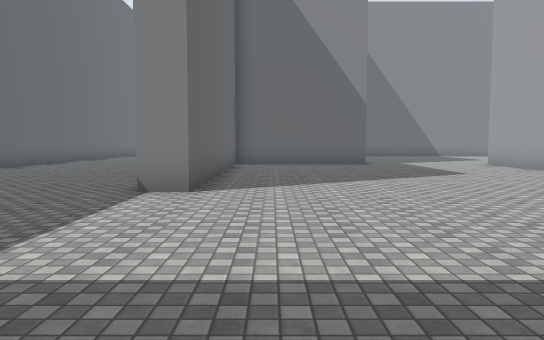
[1] (above)

24 first-person views from a walk through a 3-D level made in the Unity game engine. The camera is 1.4 m above the floor, tilts 4° down and sees 70° across. The floor is counted in squares, 1.8 m on a side. Each view is taken from the middle of a square. On the plan, view 1 faces up. The plan holds only what a view shows up to about 12 squares ahead; the rest is blank. The place goes on beyond the plan. The player is left out. Some surface patterns are stand-ins.

[2]
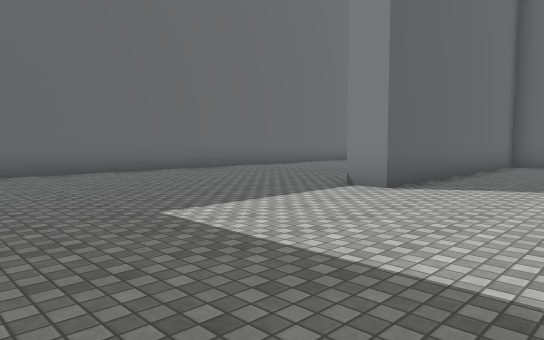

[3]
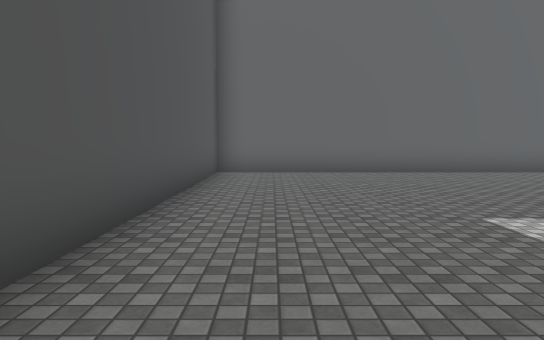

[4]
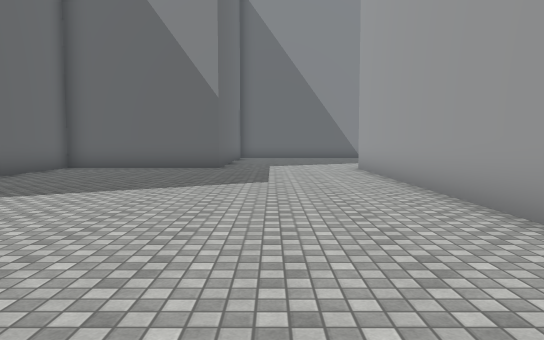

[5]
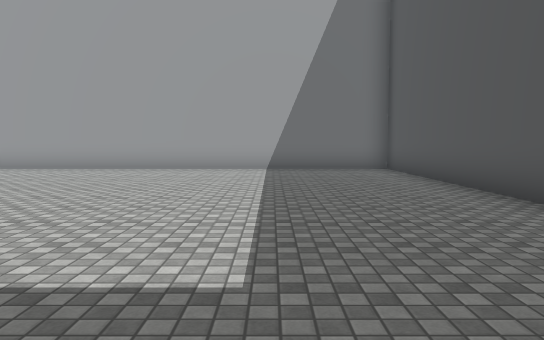

[6]
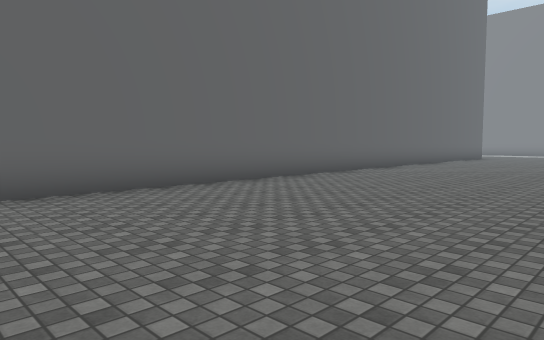

[7]
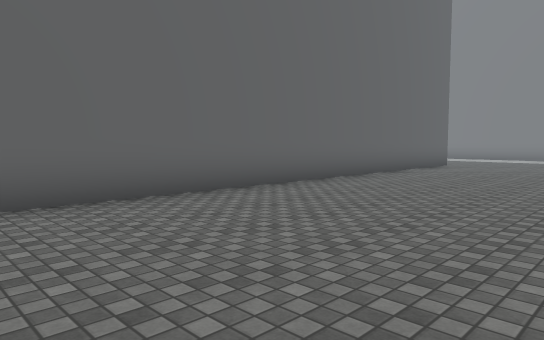

[8]
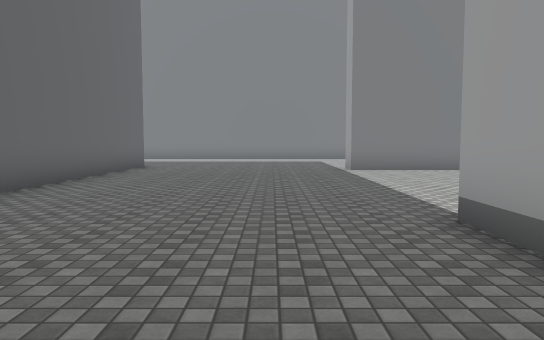

[9]
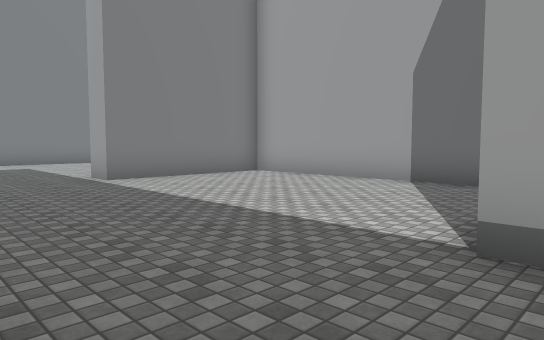

[10]
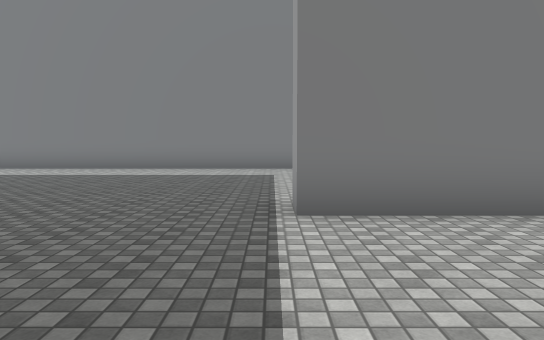

[11]
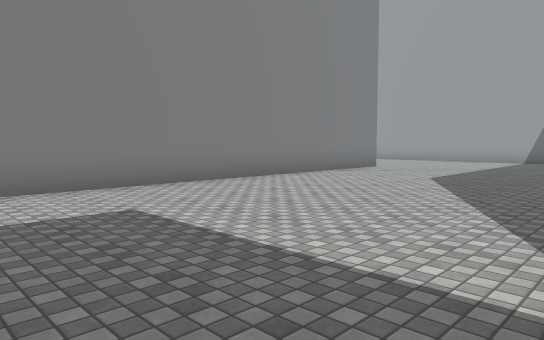

[12]
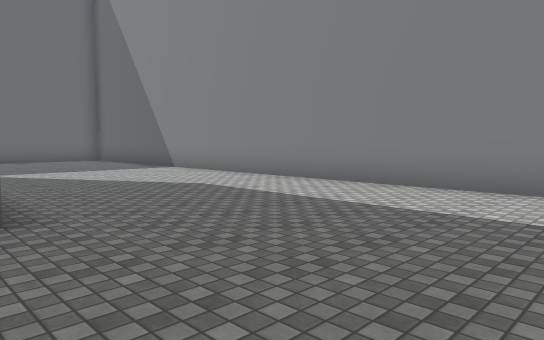

[13]
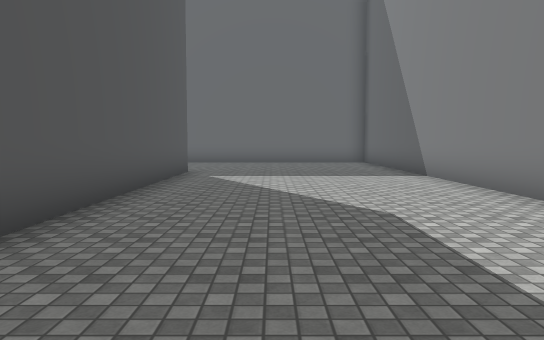

[14]
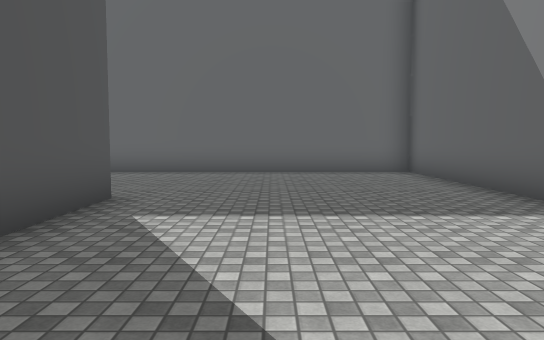

[15]
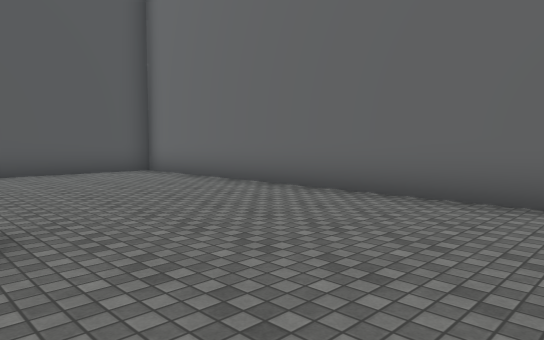

[16]
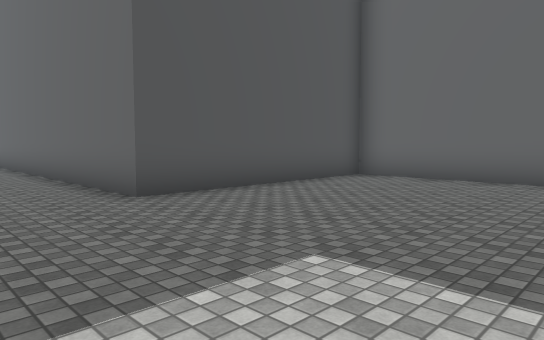

[17]
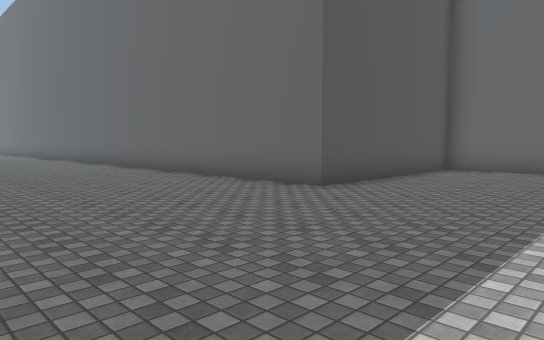

[18]
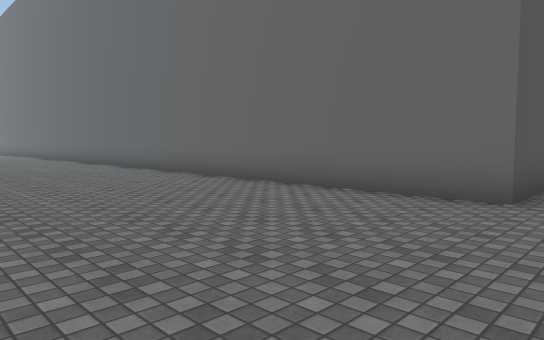

[19]
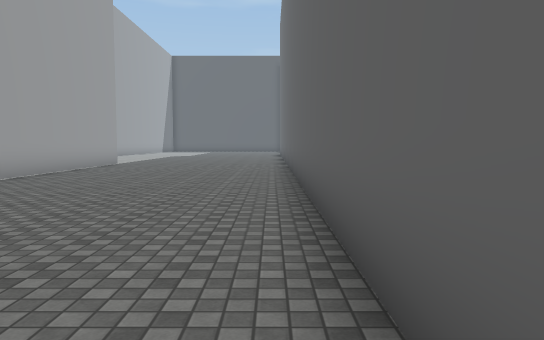

[20]
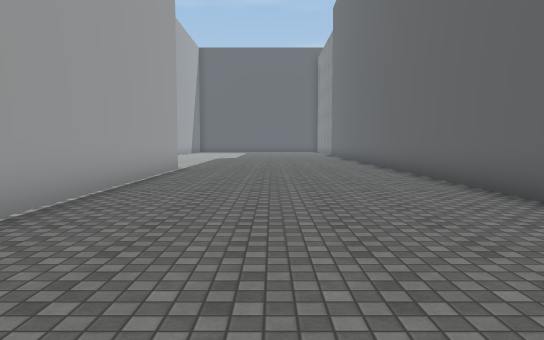

[21]
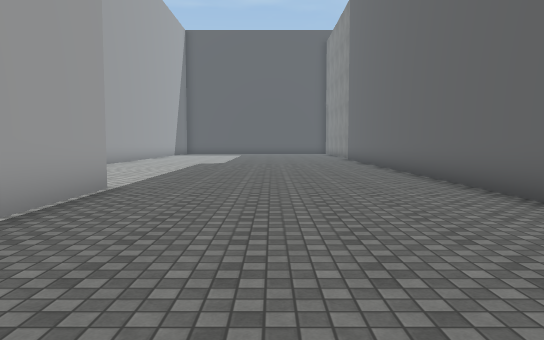

[22]
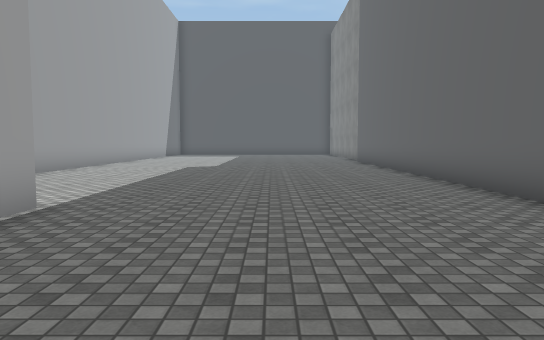

[23]
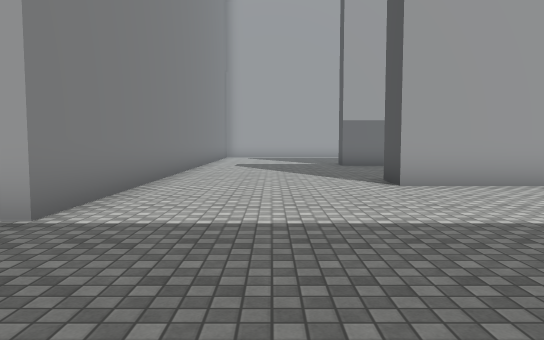

[24]
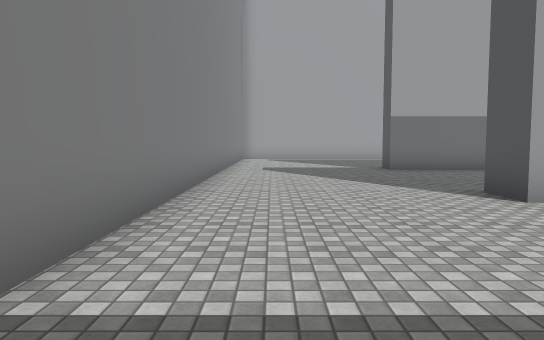

### Floor plan
Points are (right, up) in squares from view 1. A wall is a line through its corners. A room is listed if a view was taken in it or the views show most of it. See-through windows are left out.
Room 1 (views 1, 2, 3, 4, 5, 6, 7, 8, 9, 10, 11, 12, 13, 14, 15, 16, 17, 18, 19, 20, 21, 22, 23, 24)
walls: (-2.1, 13.6) (-2.1, 14.9); (3.4, 14) (-1.3, 14) (-1.3, 6.1) (-2.1, 6.1); (2.5, 16.2) (2.5, 22.1) (-1.7, 22.1) (-1.7, 23); (-8.2, 23.8) (-8.2, -1.4) (7.6, -1.4) (7.6, 13.6); (0.9, -2.6) (-9.2, -2.6) (-9.2, 5.1); (-16.5, 23.7) (-9.1, 23.7); (-6, -10.1) (-6, -7.3) (-4.9, -7.3); (0.2, -10.2) (0.2, -7.3) (1, -7.3); (6.4, 29.7) (-21.3, 29.7) (-21.3, 16.7) (-15.5, 16.7) (-15.5, -10)

Where each view was taken, in squares from view 1:
view 1: 0 up, 0 right, facing up
view 2: 0 up, 2 right, facing up-left
view 3: 0 up, 2 right, facing left
view 4: 2 up, 5 right, facing up
view 5: 2 up, 4 left, facing right
view 6: 3 up, 2 left, facing up-left
view 7: 10 up, 3 left, facing up-left
view 8: 11 up, 4 left, facing up
view 9: 14 up, 5 left, facing up-right
view 10: 18 up, 2 left, facing up
view 11: 23 up, 4 left, facing up-right
view 12: 23 up, 4 left, facing up-left
view 13: 26 up, 6 left, facing left
view 14: 26 up, 11 left, facing left
view 15: 27 up, 16 left, facing down-left
view 16: 22 up, 13 left, facing down-left
view 17: 21 up, 10 left, facing down-left
view 18: 18 up, 10 left, facing down-left
view 19: 12 up, 15 left, facing down
view 20: 9 up, 12 left, facing down
view 21: 4 up, 12 left, facing down
view 22: 2 up, 12 left, facing down
view 23: 5 down, 13 left, facing right
view 24: 4 down, 11 left, facing right
